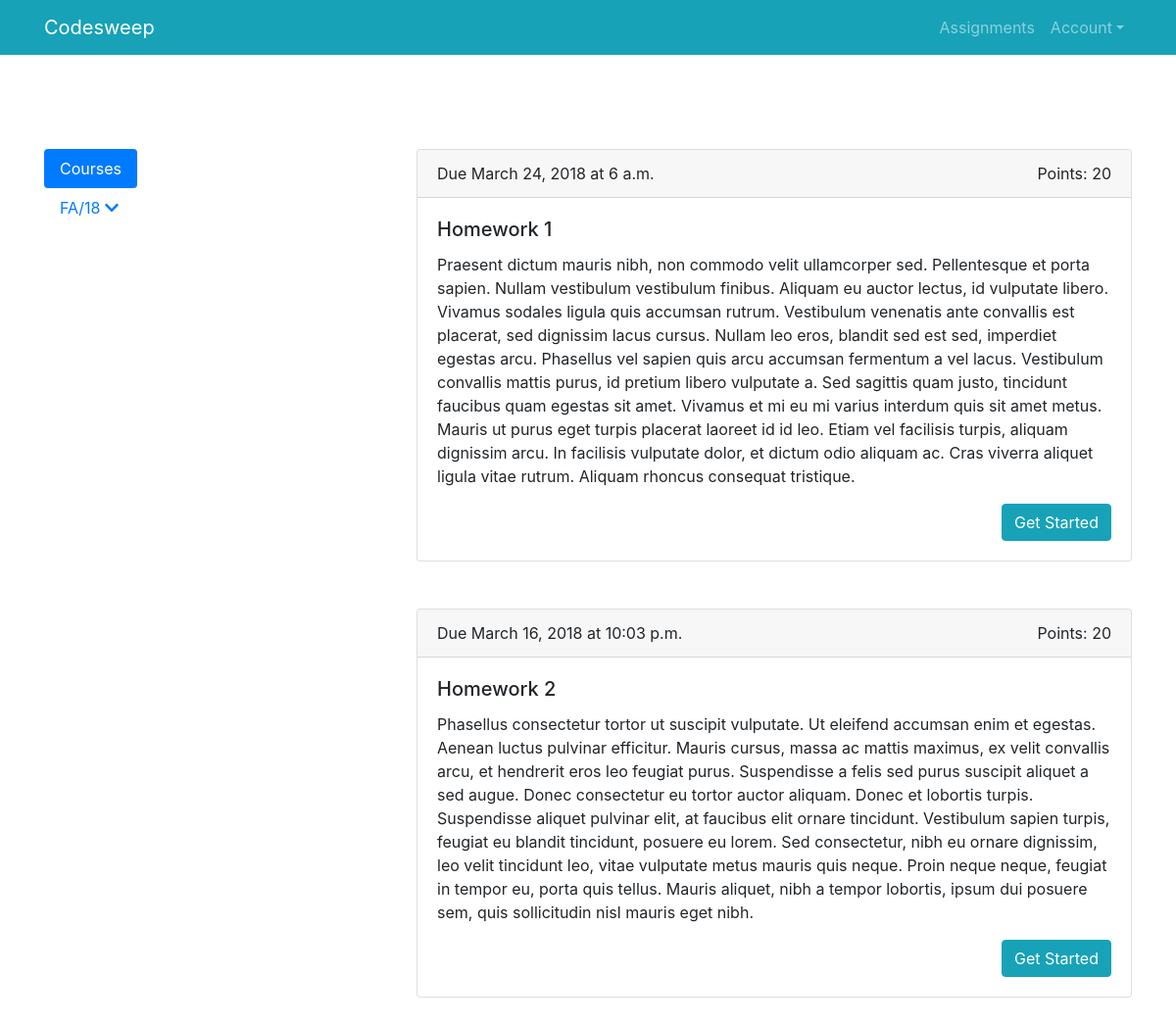
The page /assignments/ (signed in) on the database its author committed.
### mainapp/models.py (models this page shows, shortened)
class Assignment(models.Model):
    title = models.CharField(max_length=128, unique=True)
    points = models.IntegerField(default=0, blank=True)
    description = models.TextField(blank=True)
    date_due = models.DateField(blank=True)
    time_due = models.TimeField(blank=True)
    inputs = models.TextField()
    outputs = models.TextField()
    function_definition = models.CharField(max_length=128)
    comment_to_code_ratio = models.IntegerField(default=0, blank=True,
                    help_text="This number represents the percentage of \
                    characters that are within comments, compared to the \
                    entire body of code")
    slug = models.SlugField(unique=True)
    course = models.ForeignKey(Course)
    instruction_file = models.ManyToManyField(InstructionFile, blank=True)

### mainapp/views.py (the view)
# urls.py: url(r'^assignments/', include('mainapp.urls'))
@login_required
def assignments(request):
	course_list = Course.objects.filter(students = request.user)
	assignment_list = Assignment.objects.all()
	context_dict = {
		'assignments': assignment_list,
		'courses': course_list,
	}
	return render(request, 'mainapp/assignments.html', context_dict)

### templates/mainapp/assignments.html (shortened to what this page needs)
<!DOCTYPE html>
{% load staticfiles %}
<html lang="en">
  <head>
	<link rel="stylesheet" href="https://maxcdn.bootstrapcdn.com/bootstrap/4.0.0-beta.3/css/bootstrap.min.css">
	<link rel="stylesheet" href="https://cdnjs.cloudflare.com/ajax/libs/animate.css/3.5.2/animate.min.css">
  </head>
  <body>
	<nav class="navbar navbar-expand-md navbar-dark bg-info">
		<div class="container">
			<a href="/assignments/" class="navbar-brand">Codesweep</a>
			<div class="navbar-collapse collapse justify-content-stretch" id="navbar7">
				<ul class="navbar-nav ml-auto">
					<li class="nav-item">
						<a class="nav-link" href="/assignments/">Assignments</a>
					</li>
					<li class="nav-item dropdown">
						<a class="nav-link dropdown-toggle" href="#" id="navbarDropdownMenuLink" data-toggle="dropdown" aria-haspopup="true" aria-expanded="false">Account</a>
					</li>
				</ul>
			</div>
		</div>
	</nav>
	<div class="container pt-5">
		<div class="row justify-content-between">
			<div class="col-md-auto mt-5">
				{% if courses %}
				<div>
					<ul class="nav nav-pills flex-column">
						<li class="nav-item id=" v-pills-home-tab " data-toggle="pill " href="#v-pills-home " role="tab " aria-controls="v-pills-home " aria-selected="true ">
							<a class="nav-link active ">Courses</a>
						</li>
						<li class="nav-item ">
							<a href="# " class="nav-link id="v-pills-home-tab" data-toggle="pill" href="#v-pills-home" role="tab" aria-controls="v-pills-home" aria-selected="true">FA/18
							<span class="menu-collapsible-icon fas fa-chevron-down" </span></a>
						</li>
					</ul>
				</div>
				{% endif %}
			</div>
			<div class="animated bounceInUp col col-lg-8 mb-5">
				{% if assignments %} {% for assignment in assignments %}
				<div class="card mt-5">
					<div class="card-header">
						<div>
							Due {{ assignment.date_due }} at {{ assignment.time_due }}
							<div class="float-right">
								Points: {{ assignment.points }}
							</div>
						</div>
					</div>
					<div class="card-body">
						<h5 class="card-title">{{ assignment.title }}</h5>
						<p class="card-text">{{ assignment.description }}</p>
						<a href="{{ assignment.slug }}" class="btn btn-primary float-right btn-info">Get Started</a>
					</div>
				</div>
				{% endfor %}
			</div>
		</div>
		{% else %}
		<div class="display-3 text-center mt-4"> Homework will be posted momentarily </div>
		{% endif %}
	</div>
</body>
</html>

### rows shown on the page
Assignment: date_due "March 24, 2018", time_due "6 a.m.", points "20", title "Homework 1", description "Praesent dictum mauris nibh, non commodo velit ullamcorper sed. Pellentesque et porta sapien. Nullam vestibulum vestibulum finibus. Aliquam eu auctor lectus, id vulputate libero. Vivamus sodales ligula quis accumsan rutrum. Vestibulum venenatis ante convallis est placerat, sed dignissim lacus cursus. Nullam leo eros, blandit sed est sed, imperdiet egestas arcu. Phasellus vel sapien quis arcu accumsan fermentum a vel lacus. Vestibulum convallis mattis purus, id pretium libero vulputate a. Sed sagittis quam justo, tincidunt faucibus quam egestas sit amet. Vivamus et mi eu mi varius interdum quis sit amet metus. Mauris ut purus eget turpis placerat laoreet id id leo. Etiam vel facilisis…"
Assignment: date_due "March 16, 2018", time_due "10:03 p.m.", points "20", title "Homework 2", description "Phasellus consectetur tortor ut suscipit vulputate. Ut eleifend accumsan enim et egestas. Aenean luctus pulvinar efficitur. Mauris cursus, massa ac mattis maximus, ex velit convallis arcu, et hendrerit eros leo feugiat purus. Suspendisse a felis sed purus suscipit aliquet a sed augue. Donec consectetur eu tortor auctor aliquam. Donec et lobortis turpis. Suspendisse aliquet pulvinar elit, at faucibus elit ornare tincidunt. Vestibulum sapien turpis, feugiat eu blandit tincidunt, posuere eu lorem. Sed consectetur, nibh eu ornare dignissim, leo velit tincidunt leo, vitae vulputate metus mauris quis neque. Proin neque neque, feugiat in tempor eu, porta quis tellus. Mauris aliquet, nibh a tempor…"
